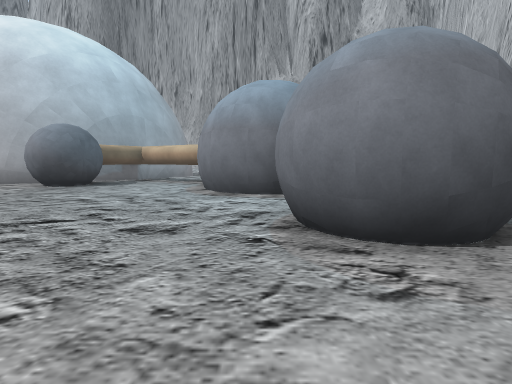
[1] (above)

24 first-person views from a walk through a 3-D level made in the Unity game engine. The camera is 1.2 m above the floor, tilts 6° down and sees 80° across. The floor is counted in squares, 2 m on a side. Each view is taken from the middle of a square. On the plan, view 1 faces up. The plan holds only what a view shows up to about 9 squares ahead; the rest is blank. The place goes on beyond the plan. The player character is not drawn. Some surface patterns are stand-ins.

[2]
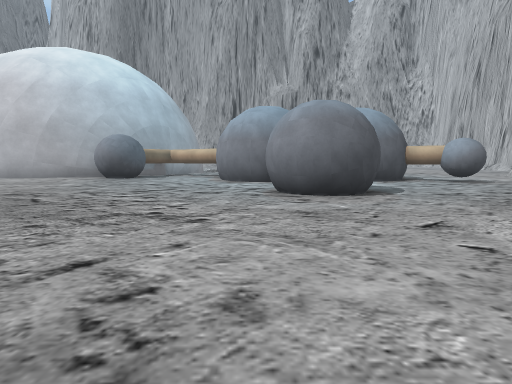

[3]
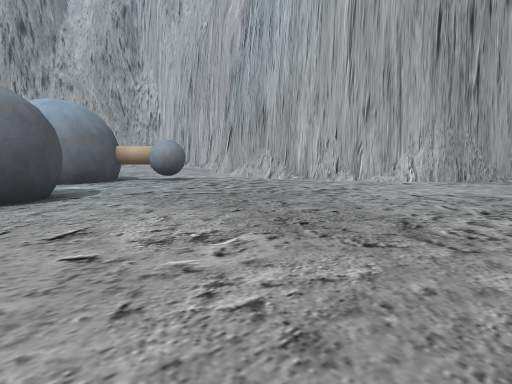

[4]
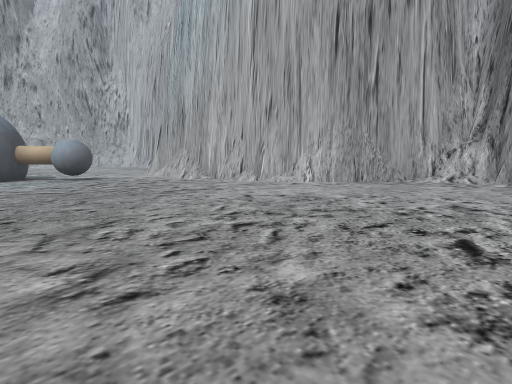

[5]
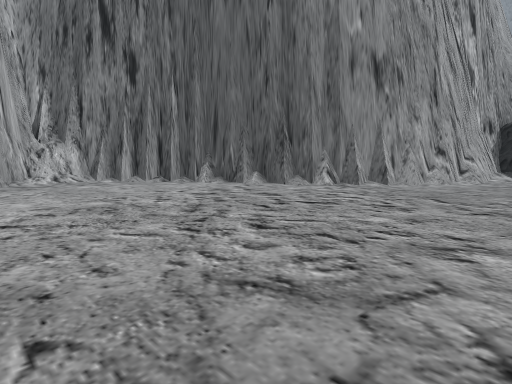

[6]
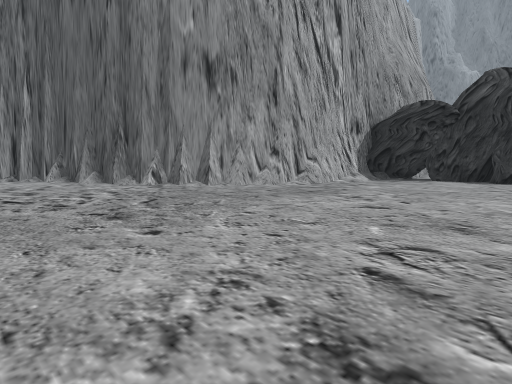

[7]
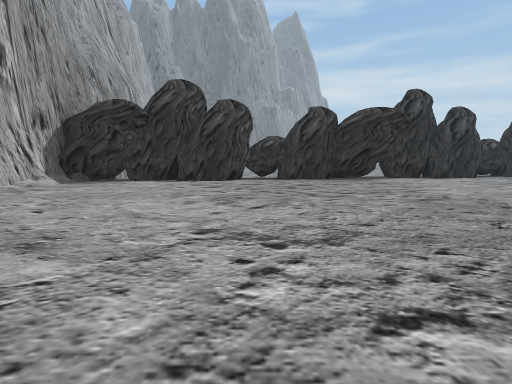

[8]
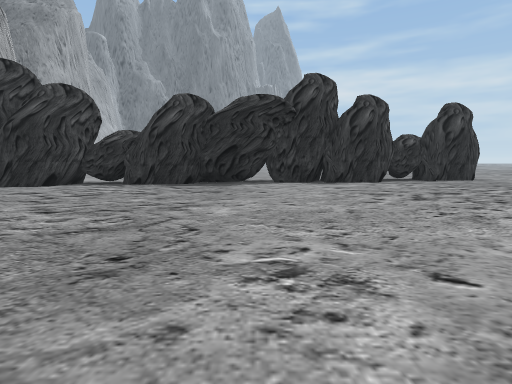

[9]
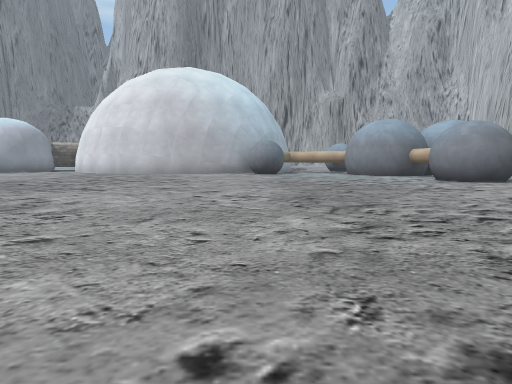

[10]
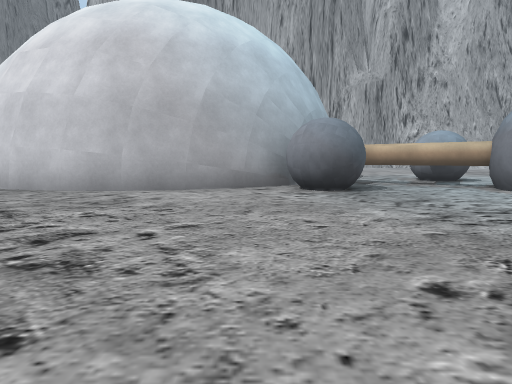

[11]
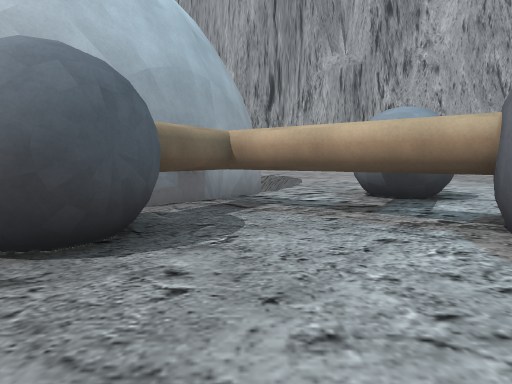

[12]
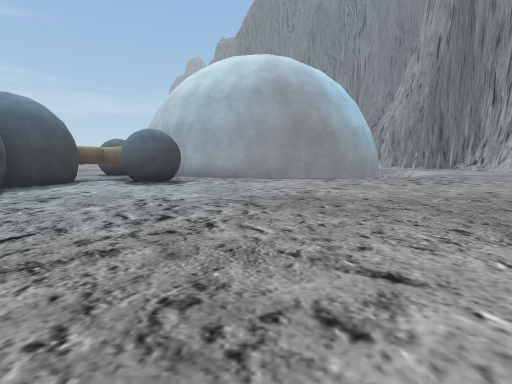

[13]
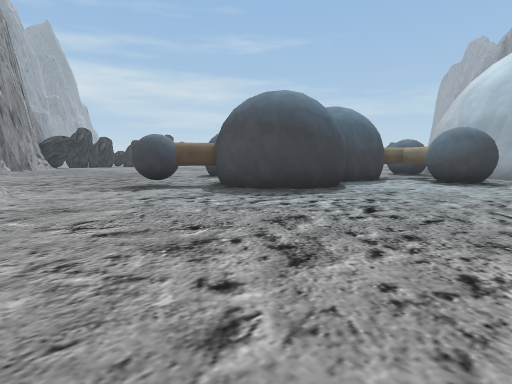

[14]
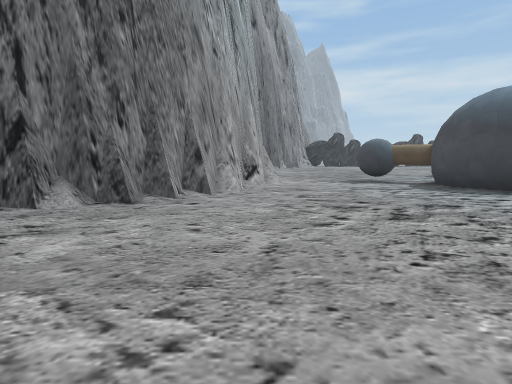

[15]
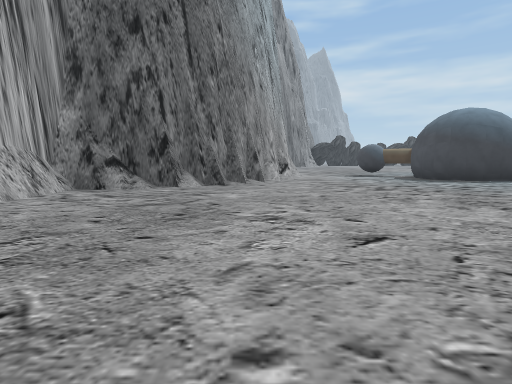

[16]
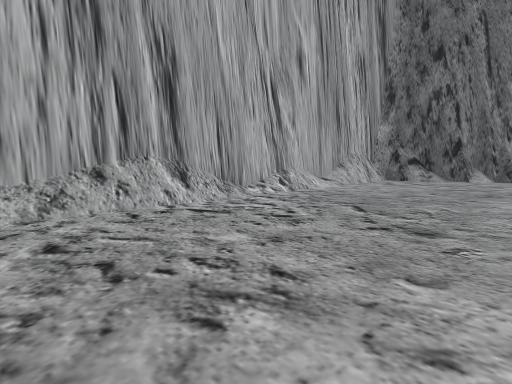

[17]
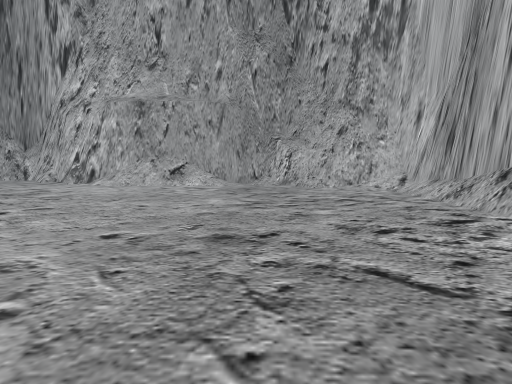

[18]
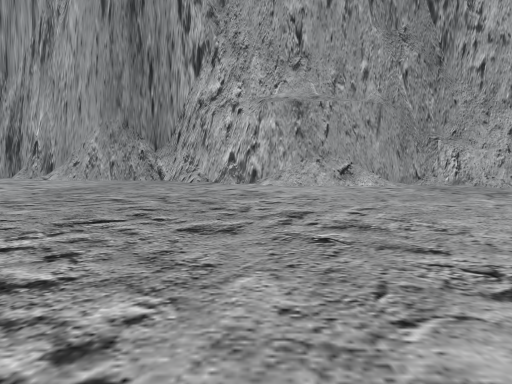

[19]
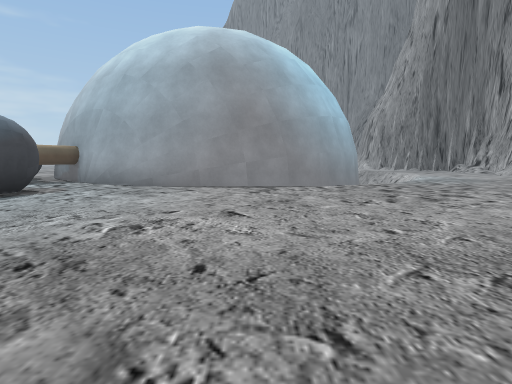

[20]
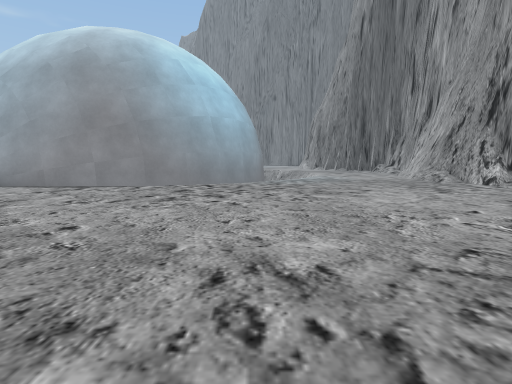

[21]
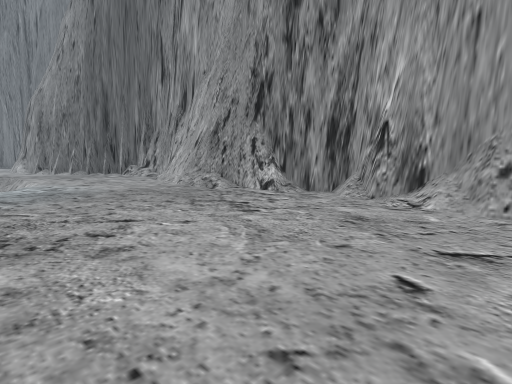

[22]
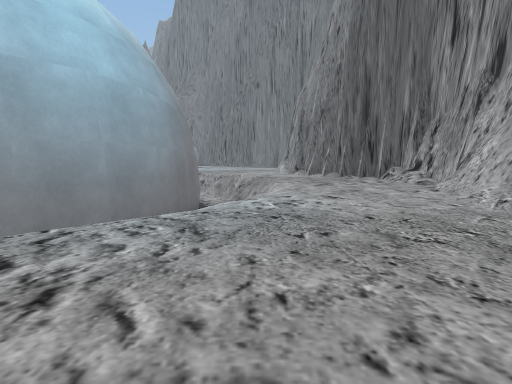

[23]
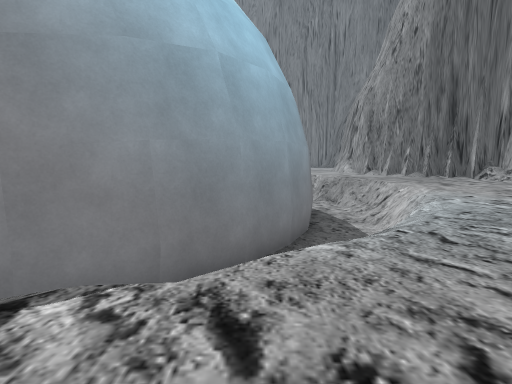

[24]
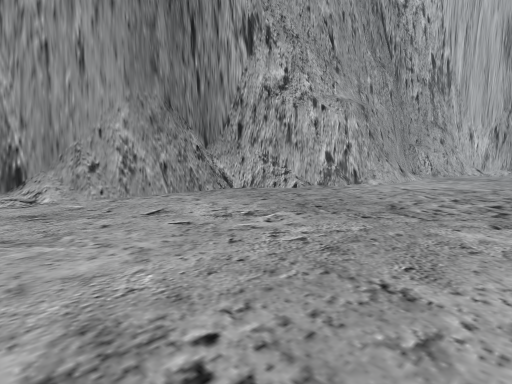

### Floor plan
Key: @ floor where view 1 was taken; # wall or solid block; . floor; / step, stairs or slope; = window, fence, low wall or low ledge; O other object.
Columns run from 10 left of view 1 to 15 right of it. Each row starts with its distance up from view 1.
 26 ####
 25 ///##########
 24 ...........######
 23 ................#######
 22 ..................##..####
 21 ====..................../#
 20 ####==..................##
 19 #####==.................#
 18     ##==................#
 17      ##=................#
 16       ##................##
 15        #=.............../#
 14        #=...............##
 13        #................#
 12        #................#
 11       ##.O..............#
 10      ##..OO........../###
  9     ##OO.O........../##
  8   ###OO.OOOOOOO.....##
  7 ###..OO..OOO OO....##
  6 .........OOO OOO...#
  5 ..........OO ..OO..#
  4  .......... .......
  3 ..........OOO......
  2 ...........OO......##
  1 ....................#
  0 ..........@.........##
 -1  ....................##
 -2  .....................##
 -3   ....... .............#
 -4    .....  ............/#
 -5     ...  ............/##
 -6      .  ............###
 -7      . ...........###
 -8     .............##
 -9    .............##
-10   .............##
-11  ..............#
-12  ............./#
-13 ............../#
-14 ..........OOOOOO
-15 ..OOOOOOOOOOO
-16 OOOOOOOO
-17 O

Where each view was taken, in squares from view 1:
view 1: 0 up, 0 right, facing up
view 2: 3 down, 0 right, facing up
view 3: 3 down, 1 right, facing up-right
view 4: 5 down, 3 right, facing up-right
view 5: 1 down, 3 right, facing down-right
view 6: 4 down, 0 right, facing down-right
view 7: 5 down, 1 left, facing down
view 8: 7 down, 5 left, facing down
view 9: 6 down, 5 left, facing up
view 10: 1 up, 6 left, facing up
view 11: 5 up, 3 left, facing up
view 12: 13 up, 8 right, facing left
view 13: 12 up, 9 right, facing down-left
view 14: 14 up, 9 right, facing down
view 15: 17 up, 10 right, facing down
view 16: 20 up, 10 right, facing down-right
view 17: 15 up, 11 right, facing up
view 18: 15 up, 7 right, facing up
view 19: 15 up, 5 right, facing left
view 20: 19 up, 5 right, facing left
view 21: 20 up, 2 right, facing up-left
view 22: 21 up, 1 left, facing left
view 23: 18 up, 1 left, facing left
view 24: 19 up, 0 right, facing up-right
